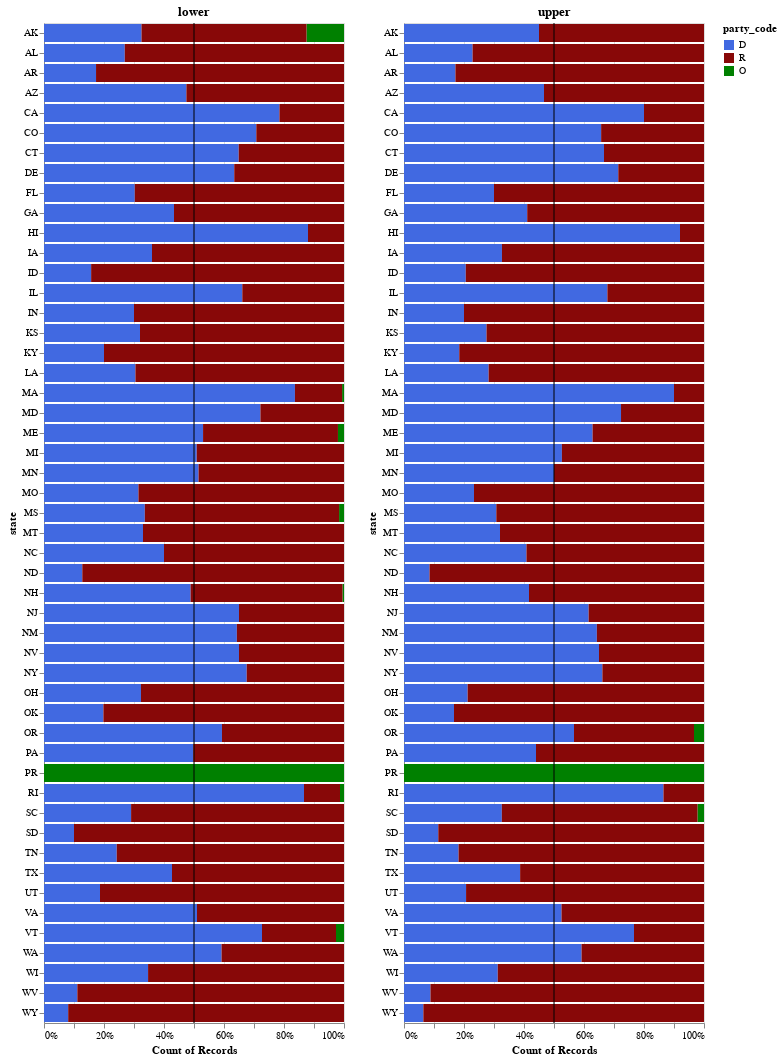

The cell this chart's notebook holds for it:
### Markdown cell above
### 2.2 - Faceted Plot

Add a function `party_control_by_chamber` that contains the following elements:

- One bar per state, **along the Y axis**.
- Each bar should consist of a stack: a blue portion, a green portion, and a red portion, corresponding to the D, O, and R `party_code` respectively.
- A vertical line at the 50% mark, indicating (likely) party control.
- Finally, facet the chart on `type` so that you get a set of bars for the lower and upper chambers.

See `imgs/ex2.2.png` for an example.

### Code cell
def party_control_by_chamber(df):
    df = clean_party_df()

    # separate by chamber
    df_lower = df[df["type"] == "lower"]
    df_upper = df[df["type"] == "upper"]

    # group by for the two chambers
    df_counts_lower = df_lower.groupby(["state", "party_code"]).size().reset_index(name="count")
    df_counts_upper = df_upper.groupby(["state", "party_code"]).size().reset_index(name="count")
    
    # create charts for the two houses
    chart_lower = alt.Chart(df_counts_lower).mark_bar().encode(
        x = alt.X("count:Q", title = "Count of Records").stack("normalize"),
        y = "state",
        # change color: https://github.com/vega/altair/issues/1719 
        color = alt.Color("party_code:N", scale = alt.Scale(domain = ["D", "R", "O"], range = ["#4169E1", "#880808", "#008000"]))
    ).properties(title = alt.Title("lower"))
    
    line = alt.Chart(pd.DataFrame({"x": [0.5]})).mark_rule().encode(x = "x")

    newchart_lower = chart_lower + line

    chart_upper = alt.Chart(df_counts_upper).mark_bar().encode(
        x = alt.X("count:Q", title = "Count of Records").stack("normalize"),
        y = "state",
        # change color: https://github.com/vega/altair/issues/1719 
        color = alt.Color("party_code:N", scale = alt.Scale(domain = ["D", "R", "O"], range = ["#4169E1", "#880808", "#008000"]))
    ).properties(title = alt.Title("upper"))
                 
    line = alt.Chart(pd.DataFrame({"x": [0.5]})).mark_rule().encode(x = "x")

    newchart_upper = chart_upper + line

    # facet the two charts
    # https://altair-viz.github.io/user_guide/compound_charts.html
    chart = alt.hconcat(newchart_lower, newchart_upper)

    return chart

party_control_by_chamber(clean_party_df())

### Figure 1 — Vega-Lite specification as saved in the notebook (floating-point values rounded to 4 significant figures)
{"config": {"view": {"continuousWidth": 300, "continuousHeight": 300}}, "hconcat": [{"layer": [{"data": {"name": "data-f598ff031092764ec1af81f6b6fc6226"}, "mark": {"type": "bar"}, "encoding": {"color": {"field": "party_code", "scale": {"domain": ["D", "R", "O"], "range": ["#4169E1", "#880808", "#008000"]}, "type": "nominal"}, "x": {"field": "count", "stack": "normalize", "title": "Count of Records", "type": "quantitative"}, "y": {"field": "state", "type": "nominal"}}, "title": {"text": "lower"}}, {"data": {"name": "data-3a10ac337a97dc375e4824a97342d683"}, "mark": {"type": "rule"}, "encoding": {"x": {"field": "x", "type": "quantitative"}}}]}, {"layer": [{"data": {"name": "data-301bb15c748753f7b85233da95a7aeff"}, "mark": {"type": "bar"}, "encoding": {"color": {"field": "party_code", "scale": {"domain": ["D", "R", "O"], "range": ["#4169E1", "#880808", "#008000"]}, "type": "nominal"}, "x": {"field": "count", "stack": "normalize", "title": "Count of Records", "type": "quantitative"}, "y": {"field": "state", "type": "nominal"}}, "title": {"text": "upper"}}, {"data": {"name": "data-3a10ac337a97dc375e4824a97342d683"}, "mark": {"type": "rule"}, "encoding": {"x": {"field": "x", "type": "quantitative"}}}]}], "$schema": "https://vega.github.io/schema/vega-lite/v5.20.1.json", "datasets": {"data-f598ff031092764ec1af81f6b6fc6226": [{"state": "AK", "party_code": "D", "count": 13}, {"state": "AK", "party_code": "O", "count": 5}, {"state": "AK", "party_code": "R", "count": 22}, {"state": "AL", "party_code": "D", "count": 28}, {"state": "AL", "party_code": "R", "count": 76}, {"state": "AR", "party_code": "D", "count": 17}, {"state": "AR", "party_code": "R", "count": 81}, {"state": "AZ", "party_code": "D", "count": 28}, {"state": "AZ", "party_code": "R", "count": 31}, {"state": "CA", "party_code": "D", "count": 62}, {"state": "CA", "party_code": "R", "count": 17}, {"state": "CO", "party_code": "D", "count": 46}, {"state": "CO", "party_code": "R", "count": 19}, {"state": "CT", "party_code": "D", "count": 98}, {"state": "CT", "party_code": "R", "count": 53}, {"state": "DE", "party_code": "D", "count": 26}, {"state": "DE", "party_code": "R", "count": 15}, {"state": "FL", "party_code": "D", "count": 36}, {"state": "FL", "party_code": "R", "count": 83}, {"state": "GA", "party_code": "D", "count": 78}, {"state": "GA", "party_code": "R", "count": 102}, {"state": "HI", "party_code": "D", "count": 44}, {"state": "HI", "party_code": "R", "count": 6}, {"state": "IA", "party_code": "D", "count": 36}, {"state": "IA", "party_code": "R", "count": 64}, {"state": "ID", "party_code": "D", "count": 11}, {"state": "ID", "party_code": "R", "count": 59}, {"state": "IL", "party_code": "D", "count": 78}, {"state": "IL", "party_code": "R", "count": 40}, {"state": "IN", "party_code": "D", "count": 30}, {"state": "IN", "party_code": "R", "count": 70}, {"state": "KS", "party_code": "D", "count": 40}, {"state": "KS", "party_code": "R", "count": 85}, {"state": "KY", "party_code": "D", "count": 20}, {"state": "KY", "party_code": "R", "count": 80}, {"state": "LA", "party_code": "D", "count": 32}, {"state": "LA", "party_code": "R", "count": 73}, {"state": "MA", "party_code": "D", "count": 133}, {"state": "MA", "party_code": "O", "count": 1}, {"state": "MA", "party_code": "R", "count": 25}, {"state": "MD", "party_code": "D", "count": 101}, {"state": "MD", "party_code": "R", "count": 39}, {"state": "ME", "party_code": "D", "count": 79}, {"state": "ME", "party_code": "O", "count": 3}, {"state": "ME", "party_code": "R", "count": 67}, {"state": "MI", "party_code": "D", "count": 56}, {"state": "MI", "party_code": "R", "count": 54}, {"state": "MN", "party_code": "D", "count": 68}, {"state": "MN", "party_code": "R", "count": 64}, {"state": "MO", "party_code": "D", "count": 51}, {"state": "MO", "party_code": "R", "count": 111}, {"state": "MS", "party_code": "D", "count": 41}, {"state": "MS", "party_code": "O", "count": 2}, {"state": "MS", "party_code": "R", "count": 79}, {"state": "MT", "party_code": "D", "count": 33}, {"state": "MT", "party_code": "R", "count": 67}, {"state": "NC", "party_code": "D", "count": 48}, {"state": "NC", "party_code": "R", "count": 72}, {"state": "ND", "party_code": "D", "count": 12}, {"state": "ND", "party_code": "R", "count": 82}, {"state": "NH", "party_code": "D", "count": 193}, {"state": "NH", "party_code": "O", "count": 2}, {"state": "NH", "party_code": "R", "count": 200}, {"state": "NJ", "party_code": "D", "count": 52}, {"state": "NJ", "party_code": "R", "count": 28}, {"state": "NM", "party_code": "D", "count": 45}, {"state": "NM", "party_code": "R", "count": 25}, {"state": "NV", "party_code": "D", "count": 26}, {"state": "NV", "party_code": "R", "count": 14}, {"state": "NY", "party_code": "D", "count": 100}, {"state": "NY", "party_code": "R", "count": 48}, {"state": "OH", "party_code": "D", "count": 32}, {"state": "OH", "party_code": "R", "count": 67}, {"state": "OK", "party_code": "D", "count": 20}, {"state": "OK", "party_code": "R", "count": 81}, {"state": "OR", "party_code": "D", "count": 35}, {"state": "OR", "party_code": "R", "count": 24}, {"state": "PA", "party_code": "D", "count": 100}, {"state": "PA", "party_code": "R", "count": 101}, {"state": "PR", "party_code": "O", "count": 50}, {"state": "RI", "party_code": "D", "count": 65}, {"state": "RI", "party_code": "O", "count": 1}, {"state": "RI", "party_code": "R", "count": 9}, {"state": "SC", "party_code": "D", "count": 36}, {"state": "SC", "party_code": "R", "count": 88}, {"state": "SD", "party_code": "D", "count": 7}, {"state": "SD", "party_code": "R", "count": 63}, {"state": "TN", "party_code": "D", "count": 24}, {"state": "TN", "party_code": "R", "count": 75}, {"state": "TX", "party_code": "D", "count": 64}, {"state": "TX", "party_code": "R", "count": 86}, {"state": "UT", "party_code": "D", "count": 14}, {"state": "UT", "party_code": "R", "count": 61}, {"state": "VA", "party_code": "D", "count": 51}, {"state": "VA", "party_code": "R", "count": 49}, {"state": "VT", "party_code": "D", "count": 109}, {"state": "VT", "party_code": "O", "count": 4}, {"state": "VT", "party_code": "R", "count": 37}, {"state": "WA", "party_code": "D", "count": 58}, {"state": "WA", "party_code": "R", "count": 40}, {"state": "WI", "party_code": "D", "count": 34}, {"state": "WI", "party_code": "R", "count": 64}, {"state": "WV", "party_code": "D", "count": 11}, {"state": "WV", "party_code": "R", "count": 88}, {"state": "WY", "party_code": "D", "count": 5}, {"state": "WY", "party_code": "R", "count": 57}], "data-3a10ac337a97dc375e4824a97342d683": [{"x": 0.5}], "data-301bb15c748753f7b85233da95a7aeff": [{"state": "AK", "party_code": "D", "count": 9}, {"state": "AK", "party_code": "R", "count": 11}, {"state": "AL", "party_code": "D", "count": 8}, {"state": "AL", "party_code": "R", "count": 27}, {"state": "AR", "party_code": "D", "count": 6}, {"state": "AR", "party_code": "R", "count": 29}, {"state": "AZ", "party_code": "D", "count": 14}, {"state": "AZ", "party_code": "R", "count": 16}, {"state": "CA", "party_code": "D", "count": 32}, {"state": "CA", "party_code": "R", "count": 8}, {"state": "CO", "party_code": "D", "count": 23}, {"state": "CO", "party_code": "R", "count": 12}, {"state": "CT", "party_code": "D", "count": 24}, {"state": "CT", "party_code": "R", "count": 12}, {"state": "DE", "party_code": "D", "count": 15}, {"state": "DE", "party_code": "R", "count": 6}, {"state": "FL", "party_code": "D", "count": 12}, {"state": "FL", "party_code": "R", "count": 28}, {"state": "GA", "party_code": "D", "count": 23}, {"state": "GA", "party_code": "R", "count": 33}, {"state": "HI", "party_code": "D", "count": 23}, {"state": "HI", "party_code": "R", "count": 2}, {"state": "IA", "party_code": "D", "count": 16}, {"state": "IA", "party_code": "R", "count": 33}, {"state": "ID", "party_code": "D", "count": 7}, {"state": "ID", "party_code": "R", "count": 27}, {"state": "IL", "party_code": "D", "count": 40}, {"state": "IL", "party_code": "R", "count": 19}, {"state": "IN", "party_code": "D", "count": 10}, {"state": "IN", "party_code": "R", "count": 40}, {"state": "KS", "party_code": "D", "count": 11}, {"state": "KS", "party_code": "R", "count": 29}, {"state": "KY", "party_code": "D", "count": 7}, {"state": "KY", "party_code": "R", "count": 31}, {"state": "LA", "party_code": "D", "count": 11}, {"state": "LA", "party_code": "R", "count": 28}, {"state": "MA", "party_code": "D", "count": 36}, {"state": "MA", "party_code": "R", "count": 4}, {"state": "MD", "party_code": "D", "count": 34}, {"state": "MD", "party_code": "R", "count": 13}, {"state": "ME", "party_code": "D", "count": 22}, {"state": "ME", "party_code": "R", "count": 13}, {"state": "MI", "party_code": "D", "count": 20}, {"state": "MI", "party_code": "R", "count": 18}, {"state": "MN", "party_code": "D", "count": 33}, {"state": "MN", "party_code": "R", "count": 33}, {"state": "MO", "party_code": "D", "count": 7}, {"state": "MO", "party_code": "R", "count": 23}, {"state": "MS", "party_code": "D", "count": 16}, {"state": "MS", "party_code": "R", "count": 36}, {"state": "MT", "party_code": "D", "count": 16}, {"state": "MT", "party_code": "R", "count": 34}, {"state": "NC", "party_code": "D", "count": 20}, {"state": "NC", "party_code": "R", "count": 29}, {"state": "ND", "party_code": "D", "count": 4}, {"state": "ND", "party_code": "R", "count": 43}, {"state": "NH", "party_code": "D", "count": 10}, {"state": "NH", "party_code": "R", "count": 14}, {"state": "NJ", "party_code": "D", "count": 24}, {"state": "NJ", "party_code": "R", "count": 15}, {"state": "NM", "party_code": "D", "count": 27}, {"state": "NM", "party_code": "R", "count": 15}, {"state": "NV", "party_code": "D", "count": 13}, {"state": "NV", "party_code": "R", "count": 7}, {"state": "NY", "party_code": "D", "count": 41}, {"state": "NY", "party_code": "R", "count": 21}, {"state": "OH", "party_code": "D", "count": 7}, {"state": "OH", "party_code": "R", "count": 26}, {"state": "OK", "party_code": "D", "count": 8}, {"state": "OK", "party_code": "R", "count": 40}, {"state": "OR", "party_code": "D", "count": 17}, {"state": "OR", "party_code": "O", "count": 1}, {"state": "OR", "party_code": "R", "count": 12}, {"state": "PA", "party_code": "D", "count": 22}, {"state": "PA", "party_code": "R", "count": 28}, {"state": "PR", "party_code": "O", "count": 27}, {"state": "RI", "party_code": "D", "count": 32}, {"state": "RI", "party_code": "R", "count": 5}, {"state": "SC", "party_code": "D", "count": 15}, {"state": "SC", "party_code": "O", "count": 1}, {"state": "SC", "party_code": "R", "count": 30}, {"state": "SD", "party_code": "D", "count": 4}, {"state": "SD", "party_code": "R", "count": 31}, {"state": "TN", "party_code": "D", "count": 6}, {"state": "TN", "party_code": "R", "count": 27}, {"state": "TX", "party_code": "D", "count": 12}, {"state": "TX", "party_code": "R", "count": 19}, {"state": "UT", "party_code": "D", "count": 6}, {"state": "UT", "party_code": "R", "count": 23}, {"state": "VA", "party_code": "D", "count": 21}, {"state": "VA", "party_code": "R", "count": 19}, {"state": "VT", "party_code": "D", "count": 23}, {"state": "VT", "party_code": "R", "count": 7}, {"state": "WA", "party_code": "D", "count": 29}, {"state": "WA", "party_code": "R", "count": 20}, {"state": "WI", "party_code": "D", "count": 10}, {"state": "WI", "party_code": "R", "count": 22}, {"state": "WV", "party_code": "D", "count": 3}, {"state": "WV", "party_code": "R", "count": 31}, {"state": "WY", "party_code": "D", "count": 2}, {"state": "WY", "party_code": "R", "count": 29}]}}
